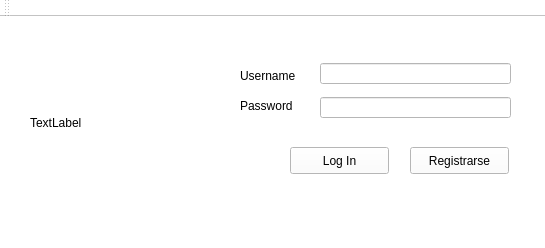
<?xml version="1.0" encoding="UTF-8"?>
<ui version="4.0">
 <class>MainWindow</class>
 <widget class="QMainWindow" name="MainWindow">
  <property name="geometry">
   <rect>
    <x>0</x>
    <y>0</y>
    <width>545</width>
    <height>248</height>
   </rect>
  </property>
  <property name="windowTitle">
   <string>Tegucigalpa's Leading Communications</string>
  </property>
  <property name="styleSheet">
   <string notr="true">background-color:white;</string>
  </property>
  <widget class="QWidget" name="centralWidget">
   <widget class="QLineEdit" name="line_pass">
    <property name="geometry">
     <rect>
      <x>320</x>
      <y>80</y>
      <width>191</width>
      <height>21</height>
     </rect>
    </property>
   </widget>
   <widget class="QLabel" name="label_2">
    <property name="geometry">
     <rect>
      <x>240</x>
      <y>80</y>
      <width>67</width>
      <height>17</height>
     </rect>
    </property>
    <property name="text">
     <string>Password</string>
    </property>
   </widget>
   <widget class="QLineEdit" name="line_user">
    <property name="geometry">
     <rect>
      <x>320</x>
      <y>46</y>
      <width>191</width>
      <height>21</height>
     </rect>
    </property>
   </widget>
   <widget class="QPushButton" name="Breg">
    <property name="geometry">
     <rect>
      <x>410</x>
      <y>130</y>
      <width>99</width>
      <height>27</height>
     </rect>
    </property>
    <property name="text">
     <string>Registrarse</string>
    </property>
   </widget>
   <widget class="QLabel" name="label">
    <property name="geometry">
     <rect>
      <x>240</x>
      <y>50</y>
      <width>71</width>
      <height>17</height>
     </rect>
    </property>
    <property name="text">
     <string>Username</string>
    </property>
   </widget>
   <widget class="QPushButton" name="Blog">
    <property name="geometry">
     <rect>
      <x>290</x>
      <y>130</y>
      <width>99</width>
      <height>27</height>
     </rect>
    </property>
    <property name="text">
     <string>Log In</string>
    </property>
   </widget>
   <widget class="QLabel" name="logo">
    <property name="geometry">
     <rect>
      <x>30</x>
      <y>20</y>
      <width>161</width>
      <height>171</height>
     </rect>
    </property>
    <property name="text">
     <string>TextLabel</string>
    </property>
   </widget>
  </widget>
  <widget class="QMenuBar" name="menuBar">
   <property name="geometry">
    <rect>
     <x>0</x>
     <y>0</y>
     <width>545</width>
     <height>25</height>
    </rect>
   </property>
  </widget>
  <widget class="QToolBar" name="mainToolBar">
   <attribute name="toolBarArea">
    <enum>TopToolBarArea</enum>
   </attribute>
   <attribute name="toolBarBreak">
    <bool>false</bool>
   </attribute>
  </widget>
  <widget class="QStatusBar" name="statusBar"/>
 </widget>
 <layoutdefault spacing="6" margin="11"/>
 <resources/>
 <connections/>
</ui>
